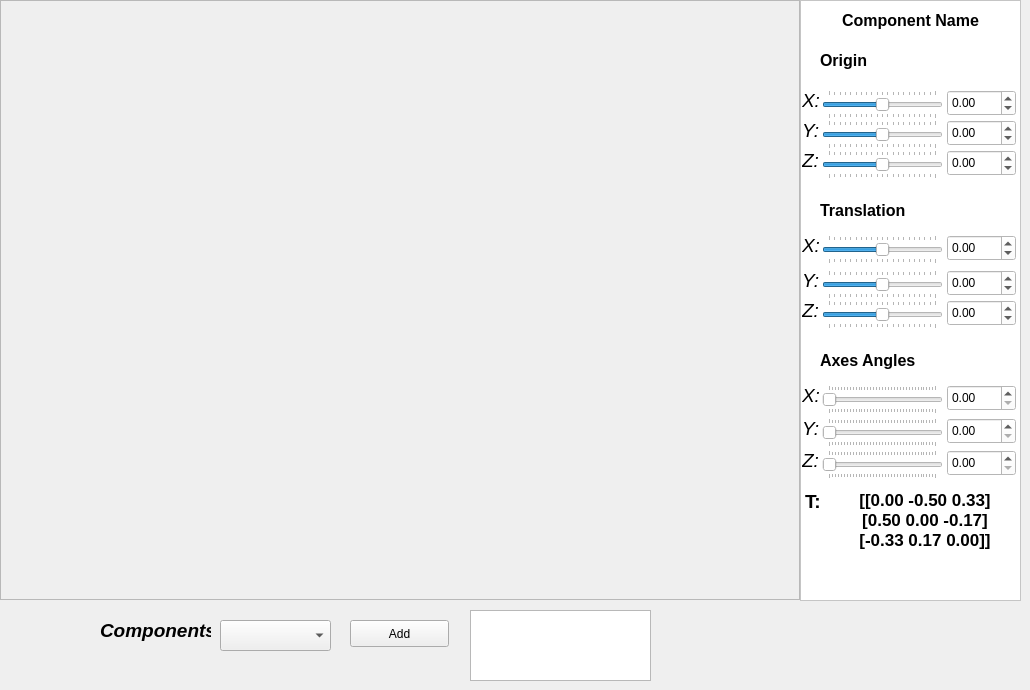
  <widget class="QWidget" name="centralwidget">
   <widget class="QFrame" name="frm_matplot">
    <property name="geometry">
     <rect>
      <x>0</x>
      <y>0</y>
      <width>800</width>
      <height>600</height>
     </rect>
    </property>
    <property name="frameShape">
     <enum>QFrame::StyledPanel</enum>
    </property>
    <property name="frameShadow">
     <enum>QFrame::Raised</enum>
    </property>
   </widget>
   <widget class="QLabel" name="label">
    <property name="geometry">
     <rect>
      <x>100</x>
      <y>620</y>
      <width>111</width>
      <height>21</height>
     </rect>
    </property>
    <property name="font">
     <font>
      <pointsize>14</pointsize>
      <weight>75</weight>
      <italic>true</italic>
      <bold>true</bold>
     </font>
    </property>
    <property name="text">
     <string>Components</string>
    </property>
   </widget>
   <widget class="QPushButton" name="btAdd_Component">
    <property name="geometry">
     <rect>
      <x>350</x>
      <y>620</y>
      <width>99</width>
      <height>27</height>
     </rect>
    </property>
    <property name="text">
     <string>Add</string>
    </property>
   </widget>
   <widget class="QComboBox" name="cbComponents">
    <property name="geometry">
     <rect>
      <x>220</x>
      <y>620</y>
      <width>111</width>
      <height>31</height>
     </rect>
    </property>
   </widget>
   <widget class="QFrame" name="frm_component_control">
    <property name="geometry">
     <rect>
      <x>800</x>
      <y>0</y>
      <width>221</width>
      <height>601</height>
     </rect>
    </property>
    <property name="palette">
     <palette>
      <active>
       <colorrole role="WindowText">
        <brush brushstyle="SolidPattern">
         <color alpha="255">
          <red>0</red>
          <green>0</green>
          <blue>0</blue>
         </color>
        </brush>
       </colorrole>
       <colorrole role="Button">
        <brush brushstyle="SolidPattern">
         <color alpha="255">
          <red>255</red>
          <green>255</green>
          <blue>255</blue>
         </color>
        </brush>
       </colorrole>
       <colorrole role="Light">
        <brush brushstyle="SolidPattern">
         <color alpha="255">
          <red>255</red>
          <green>255</green>
          <blue>255</blue>
         </color>
        </brush>
       </colorrole>
       <colorrole role="Midlight">
        <brush brushstyle="SolidPattern">
         <color alpha="255">
          <red>255</red>
          <green>255</green>
          <blue>255</blue>
         </color>
        </brush>
       </colorrole>
       <colorrole role="Dark">
        <brush brushstyle="SolidPattern">
         <color alpha="255">
          <red>127</red>
          <green>127</green>
          <blue>127</blue>
         </color>
        </brush>
       </colorrole>
       <colorrole role="Mid">
        <brush brushstyle="SolidPattern">
         <color alpha="255">
          <red>170</red>
          <green>170</green>
          <blue>170</blue>
         </color>
        </brush>
       </colorrole>
       <colorrole role="Text">
        <brush brushstyle="SolidPattern">
         <color alpha="255">
          <red>0</red>
          <green>0</green>
          <blue>0</blue>
         </color>
        </brush>
       </colorrole>
       <colorrole role="BrightText">
        <brush brushstyle="SolidPattern">
         <color alpha="255">
          <red>255</red>
          <green>255</green>
          <blue>255</blue>
         </color>
        </brush>
       </colorrole>
       <colorrole role="ButtonText">
        <brush brushstyle="SolidPattern">
         <color alpha="255">
          <red>0</red>
          <green>0</green>
          <blue>0</blue>
         </color>
        </brush>
       </colorrole>
       <colorrole role="Base">
        <brush brushstyle="SolidPattern">
         <color alpha="255">
          <red>255</red>
          <green>255</green>
          <blue>255</blue>
         </color>
        </brush>
       </colorrole>
       <colorrole role="Window">
        <brush brushstyle="SolidPattern">
         <color alpha="255">
          <red>255</red>
          <green>255</green>
          <blue>255</blue>
         </color>
        </brush>
       </colorrole>
       <colorrole role="Shadow">
        <brush brushstyle="SolidPattern">
         <color alpha="255">
          <red>0</red>
          <green>0</green>
          <blue>0</blue>
         </color>
        </brush>
       </colorrole>
       <colorrole role="AlternateBase">
        <brush brushstyle="SolidPattern">
         <color alpha="255">
          <red>255</red>
          <green>255</green>
          <blue>255</blue>
         </color>
        </brush>
       </colorrole>
       <colorrole role="ToolTipBase">
        <brush brushstyle="SolidPattern">
         <color alpha="255">
          <red>255</red>
          <green>255</green>
          <blue>220</blue>
         </color>
        </brush>
       </colorrole>
       <colorrole role="ToolTipText">
        <brush brushstyle="SolidPattern">
         <color alpha="255">
          <red>0</red>
          <green>0</green>
          <blue>0</blue>
         </color>
        </brush>
       </colorrole>
      </active>
      <inactive>
       <colorrole role="WindowText">
        <brush brushstyle="SolidPattern">
         <color alpha="255">
          <red>0</red>
          <green>0</green>
          <blue>0</blue>
         </color>
        </brush>
       </colorrole>
       <colorrole role="Button">
        <brush brushstyle="SolidPattern">
         <color alpha="255">
          <red>255</red>
          <green>255</green>
          <blue>255</blue>
         </color>
        </brush>
       </colorrole>
       <colorrole role="Light">
        <brush brushstyle="SolidPattern">
         <color alpha="255">
          <red>255</red>
          <green>255</green>
          <blue>255</blue>
         </color>
        </brush>
       </colorrole>
       <colorrole role="Midlight">
        <brush brushstyle="SolidPattern">
         <color alpha="255">
          <red>255</red>
          <green>255</green>
          <blue>255</blue>
         </color>
        </brush>
       </colorrole>
       <colorrole role="Dark">
        <brush brushstyle="SolidPattern">
         <color alpha="255">
          <red>127</red>
          <green>127</green>
          <blue>127</blue>
         </color>
        </brush>
       </colorrole>
       <colorrole role="Mid">
        <brush brushstyle="SolidPattern">
         <color alpha="255">
          <red>170</red>
          <green>170</green>
          <blue>170</blue>
         </color>
        </brush>
       </colorrole>
       <colorrole role="Text">
        <brush brushstyle="SolidPattern">
         <color alpha="255">
          <red>0</red>
          <green>0</green>
          <blue>0</blue>
         </color>
        </brush>
       </colorrole>
       <colorrole role="BrightText">
        <brush brushstyle="SolidPattern">
         <color alpha="255">
          <red>255</red>
          <green>255</green>
          <blue>255</blue>
         </color>
        </brush>
       </colorrole>
       <colorrole role="ButtonText">
        <brush brushstyle="SolidPattern">
         <color alpha="255">
          <red>0</red>
          <green>0</green>
          <blue>0</blue>
         </color>
        </brush>
       </colorrole>
       <colorrole role="Base">
        <brush brushstyle="SolidPattern">
         <color alpha="255">
          <red>255</red>
          <green>255</green>
          <blue>255</blue>
         </color>
        </brush>
       </colorrole>
       <colorrole role="Window">
        <brush brushstyle="SolidPattern">
         <color alpha="255">
          <red>255</red>
          <green>255</green>
          <blue>255</blue>
         </color>
        </brush>
       </colorrole>
       <colorrole role="Shadow">
        <brush brushstyle="SolidPattern">
         <color alpha="255">
          <red>0</red>
          <green>0</green>
          <blue>0</blue>
         </color>
        </brush>
       </colorrole>
       <colorrole role="AlternateBase">
        <brush brushstyle="SolidPattern">
         <color alpha="255">
          <red>255</red>
          <green>255</green>
          <blue>255</blue>
         </color>
        </brush>
       </colorrole>
       <colorrole role="ToolTipBase">
        <brush brushstyle="SolidPattern">
         <color alpha="255">
          <red>255</red>
          <green>255</green>
          <blue>220</blue>
         </color>
        </brush>
       </colorrole>
       <colorrole role="ToolTipText">
        <brush brushstyle="SolidPattern">
         <color alpha="255">
          <red>0</red>
          <green>0</green>
          <blue>0</blue>
         </color>
        </brush>
       </colorrole>
      </inactive>
      <disabled>
       <colorrole role="WindowText">
        <brush brushstyle="SolidPattern">
         <color alpha="255">
          <red>127</red>
          <green>127</green>
          <blue>127</blue>
         </color>
        </brush>
       </colorrole>
       <colorrole role="Button">
        <brush brushstyle="SolidPattern">
         <color alpha="255">
          <red>255</red>
          <green>255</green>
          <blue>255</blue>
         </color>
        </brush>
       </colorrole>
       <colorrole role="Light">
        <brush brushstyle="SolidPattern">
         <color alpha="255">
          <red>255</red>
          <green>255</green>
          <blue>255</blue>
         </color>
        </brush>
       </colorrole>
       <colorrole role="Midlight">
        <brush brushstyle="SolidPattern">
         <color alpha="255">
          <red>255</red>
          <green>255</green>
          <blue>255</blue>
         </color>
        </brush>
       </colorrole>
       <colorrole role="Dark">
        <brush brushstyle="SolidPattern">
         <color alpha="255">
          <red>127</red>
          <green>127</green>
          <blue>127</blue>
         </color>
        </brush>
       </colorrole>
       <colorrole role="Mid">
        <brush brushstyle="SolidPattern">
         <color alpha="255">
          <red>170</red>
          <green>170</green>
          <blue>170</blue>
         </color>
        </brush>
       </colorrole>
       <colorrole role="Text">
        <brush brushstyle="SolidPattern">
         <color alpha="255">
          <red>127</red>
          <green>127</green>
          <blue>127</blue>
         </color>
        </brush>
       </colorrole>
       <colorrole role="BrightText">
        <brush brushstyle="SolidPattern">
         <color alpha="255">
          <red>255</red>
          <green>255</green>
          <blue>255</blue>
         </color>
        </brush>
       </colorrole>
       <colorrole role="ButtonText">
        <brush brushstyle="SolidPattern">
         <color alpha="255">
          <red>127</red>
          <green>127</green>
          <blue>127</blue>
         </color>
        </brush>
       </colorrole>
       <colorrole role="Base">
        <brush brushstyle="SolidPattern">
         <color alpha="255">
          <red>255</red>
          <green>255</green>
          <blue>255</blue>
         </color>
        </brush>
       </colorrole>
       <colorrole role="Window">
        <brush brushstyle="SolidPattern">
         <color alpha="255">
          <red>255</red>
          <green>255</green>
          <blue>255</blue>
         </color>
        </brush>
       </colorrole>
       <colorrole role="Shadow">
        <brush brushstyle="SolidPattern">
         <color alpha="255">
          <red>0</red>
          <green>0</green>
          <blue>0</blue>
         </color>
        </brush>
       </colorrole>
       <colorrole role="AlternateBase">
        <brush brushstyle="SolidPattern">
         <color alpha="255">
          <red>255</red>
          <green>255</green>
          <blue>255</blue>
         </color>
        </brush>
       </colorrole>
       <colorrole role="ToolTipBase">
        <brush brushstyle="SolidPattern">
         <color alpha="255">
          <red>255</red>
          <green>255</green>
          <blue>220</blue>
         </color>
        </brush>
       </colorrole>
       <colorrole role="ToolTipText">
        <brush brushstyle="SolidPattern">
         <color alpha="255">
          <red>0</red>
          <green>0</green>
          <blue>0</blue>
         </color>
        </brush>
       </colorrole>
      </disabled>
     </palette>
    </property>
    <property name="autoFillBackground">
     <bool>true</bool>
    </property>
    <property name="frameShape">
     <enum>QFrame::StyledPanel</enum>
    </property>
    <property name="frameShadow">
     <enum>QFrame::Raised</enum>
    </property>
    <widget class="QSlider" name="frame_sb_x_origin">
     <property name="geometry">
      <rect>
       <x>22</x>
       <y>90</y>
       <width>121</width>
       <height>29</height>
      </rect>
     </property>
     <property name="minimum">
      <number>-10</number>
     </property>
     <property name="maximum">
      <number>10</number>
     </property>
     <property name="orientation">
      <enum>Qt::Horizontal</enum>
     </property>
     <property name="tickPosition">
      <enum>QSlider::TicksBothSides</enum>
     </property>
     <property name="tickInterval">
      <number>0</number>
     </property>
    </widget>
    <widget class="QLabel" name="frame_lb_component_name">
     <property name="geometry">
      <rect>
       <x>10</x>
       <y>10</y>
       <width>201</width>
       <height>20</height>
      </rect>
     </property>
     <property name="font">
      <font>
       <pointsize>12</pointsize>
       <weight>75</weight>
       <bold>true</bold>
      </font>
     </property>
     <property name="text">
      <string>Component Name</string>
     </property>
     <property name="alignment">
      <set>Qt::AlignCenter</set>
     </property>
    </widget>
    <widget class="QLabel" name="label_3">
     <property name="geometry">
      <rect>
       <x>20</x>
       <y>50</y>
       <width>141</width>
       <height>20</height>
      </rect>
     </property>
     <property name="font">
      <font>
       <pointsize>12</pointsize>
       <weight>75</weight>
       <bold>true</bold>
      </font>
     </property>
     <property name="text">
      <string>Origin</string>
     </property>
    </widget>
    <widget class="QLabel" name="label_4">
     <property name="geometry">
      <rect>
       <x>2</x>
       <y>90</y>
       <width>31</width>
       <height>20</height>
      </rect>
     </property>
     <property name="font">
      <font>
       <pointsize>14</pointsize>
       <italic>true</italic>
      </font>
     </property>
     <property name="text">
      <string>X:</string>
     </property>
    </widget>
    <widget class="QLabel" name="label_5">
     <property name="geometry">
      <rect>
       <x>2</x>
       <y>120</y>
       <width>31</width>
       <height>20</height>
      </rect>
     </property>
     <property name="font">
      <font>
       <pointsize>14</pointsize>
       <italic>true</italic>
      </font>
     </property>
     <property name="text">
      <string>Y:</string>
     </property>
    </widget>
    <widget class="QSlider" name="frame_sb_y_origin">
     <property name="geometry">
      <rect>
       <x>22</x>
       <y>120</y>
       <width>121</width>
       <height>29</height>
      </rect>
     </property>
     <property name="minimum">
      <number>-10</number>
     </property>
     <property name="maximum">
      <number>10</number>
     </property>
     <property name="orientation">
      <enum>Qt::Horizontal</enum>
     </property>
     <property name="tickPosition">
      <enum>QSlider::TicksBothSides</enum>
     </property>
     <property name="tickInterval">
      <number>0</number>
     </property>
    </widget>
    <widget class="QLabel" name="label_6">
     <property name="geometry">
      <rect>
       <x>2</x>
       <y>150</y>
       <width>31</width>
       <height>20</height>
      </rect>
     </property>
     <property name="font">
      <font>
       <pointsize>14</pointsize>
       <italic>true</italic>
      </font>
     </property>
     <property name="text">
      <string>Z:</string>
     </property>
    </widget>
    <widget class="QSlider" name="frame_sb_z_origin">
     <property name="geometry">
      <rect>
       <x>22</x>
       <y>150</y>
       <width>121</width>
       <height>29</height>
      </rect>
     </property>
     <property name="minimum">
      <number>-10</number>
     </property>
     <property name="maximum">
      <number>10</number>
     </property>
     <property name="orientation">
      <enum>Qt::Horizontal</enum>
     </property>
     <property name="tickPosition">
      <enum>QSlider::TicksBothSides</enum>
     </property>
     <property name="tickInterval">
      <number>0</number>
     </property>
    </widget>
    <widget class="QLabel" name="label_7">
     <property name="geometry">
      <rect>
       <x>20</x>
       <y>350</y>
       <width>141</width>
       <height>20</height>
      </rect>
     </property>
     <property name="font">
      <font>
       <pointsize>12</pointsize>
       <weight>75</weight>
       <bold>true</bold>
      </font>
     </property>
     <property name="text">
      <string>Axes Angles</string>
     </property>
    </widget>
    <widget class="QLabel" name="label_8">
     <property name="geometry">
      <rect>
       <x>2</x>
       <y>385</y>
       <width>31</width>
       <height>20</height>
      </rect>
     </property>
     <property name="font">
      <font>
       <pointsize>14</pointsize>
       <italic>true</italic>
      </font>
     </property>
     <property name="text">
      <string>X:</string>
     </property>
    </widget>
    <widget class="QLabel" name="label_9">
     <property name="geometry">
      <rect>
       <x>2</x>
       <y>450</y>
       <width>31</width>
       <height>20</height>
      </rect>
     </property>
     <property name="font">
      <font>
       <pointsize>14</pointsize>
       <italic>true</italic>
      </font>
     </property>
     <property name="text">
      <string>Z:</string>
     </property>
    </widget>
    <widget class="QLabel" name="label_10">
     <property name="geometry">
      <rect>
       <x>2</x>
       <y>418</y>
       <width>31</width>
       <height>20</height>
      </rect>
     </property>
     <property name="font">
      <font>
       <pointsize>14</pointsize>
       <italic>true</italic>
      </font>
     </property>
     <property name="text">
      <string>Y:</string>
     </property>
    </widget>
    <widget class="QSlider" name="frame_sb_y_angle">
     <property name="geometry">
      <rect>
       <x>22</x>
       <y>418</y>
       <width>121</width>
       <height>29</height>
      </rect>
     </property>
     <property name="minimum">
      <number>0</number>
     </property>
     <property name="maximum">
      <number>359</number>
     </property>
     <property name="orientation">
      <enum>Qt::Horizontal</enum>
     </property>
     <property name="tickPosition">
      <enum>QSlider::TicksBothSides</enum>
     </property>
     <property name="tickInterval">
      <number>0</number>
     </property>
    </widget>
    <widget class="QSlider" name="frame_sb_x_angle">
     <property name="geometry">
      <rect>
       <x>22</x>
       <y>385</y>
       <width>121</width>
       <height>29</height>
      </rect>
     </property>
     <property name="minimum">
      <number>0</number>
     </property>
     <property name="maximum">
      <number>359</number>
     </property>
     <property name="orientation">
      <enum>Qt::Horizontal</enum>
     </property>
     <property name="tickPosition">
      <enum>QSlider::TicksBothSides</enum>
     </property>
     <property name="tickInterval">
      <number>0</number>
     </property>
    </widget>
    <widget class="QSlider" name="frame_sb_z_angle">
     <property name="geometry">
      <rect>
       <x>22</x>
       <y>450</y>
       <width>121</width>
       <height>29</height>
      </rect>
     </property>
     <property name="minimum">
      <number>0</number>
     </property>
     <property name="maximum">
      <number>359</number>
     </property>
     <property name="orientation">
      <enum>Qt::Horizontal</enum>
     </property>
     <property name="tickPosition">
      <enum>QSlider::TicksBothSides</enum>
     </property>
     <property name="tickInterval">
      <number>0</number>
     </property>
    </widget>
    <widget class="QLabel" name="label_15">
     <property name="geometry">
      <rect>
       <x>20</x>
       <y>200</y>
       <width>141</width>
       <height>20</height>
      </rect>
     </property>
     <property name="font">
      <font>
       <pointsize>12</pointsize>
       <weight>75</weight>
       <bold>true</bold>
      </font>
     </property>
     <property name="text">
      <string>Translation</string>
     </property>
    </widget>
    <widget class="QLabel" name="label_23">
     <property name="geometry">
      <rect>
       <x>2</x>
       <y>235</y>
       <width>31</width>
       <height>20</height>
      </rect>
     </property>
     <property name="font">
      <font>
       <pointsize>14</pointsize>
       <italic>true</italic>
      </font>
     </property>
     <property name="text">
      <string>X:</string>
     </property>
    </widget>
    <widget class="QSlider" name="frame_sb_z_trans">
     <property name="geometry">
      <rect>
       <x>22</x>
       <y>300</y>
       <width>121</width>
       <height>29</height>
      </rect>
     </property>
     <property name="minimum">
      <number>-10</number>
     </property>
     <property name="maximum">
      <number>10</number>
     </property>
     <property name="orientation">
      <enum>Qt::Horizontal</enum>
     </property>
     <property name="tickPosition">
      <enum>QSlider::TicksBothSides</enum>
     </property>
     <property name="tickInterval">
      <number>0</number>
     </property>
    </widget>
    <widget class="QLabel" name="label_24">
     <property name="geometry">
      <rect>
       <x>2</x>
       <y>270</y>
       <width>31</width>
       <height>20</height>
      </rect>
     </property>
     <property name="font">
      <font>
       <pointsize>14</pointsize>
       <italic>true</italic>
      </font>
     </property>
     <property name="text">
      <string>Y:</string>
     </property>
    </widget>
    <widget class="QLabel" name="label_25">
     <property name="geometry">
      <rect>
       <x>2</x>
       <y>300</y>
       <width>31</width>
       <height>20</height>
      </rect>
     </property>
     <property name="font">
      <font>
       <pointsize>14</pointsize>
       <italic>true</italic>
      </font>
     </property>
     <property name="text">
      <string>Z:</string>
     </property>
    </widget>
    <widget class="QSlider" name="frame_sb_x_trans">
     <property name="geometry">
      <rect>
       <x>22</x>
       <y>235</y>
       <width>121</width>
       <height>29</height>
      </rect>
     </property>
     <property name="minimum">
      <number>-10</number>
     </property>
     <property name="maximum">
      <number>10</number>
     </property>
     <property name="orientation">
      <enum>Qt::Horizontal</enum>
     </property>
     <property name="tickPosition">
      <enum>QSlider::TicksBothSides</enum>
     </property>
     <property name="tickInterval">
      <number>0</number>
     </property>
    </widget>
    <widget class="QSlider" name="frame_sb_y_trans">
     <property name="geometry">
      <rect>
       <x>22</x>
       <y>270</y>
       <width>121</width>
       <height>29</height>
      </rect>
     </property>
     <property name="minimum">
      <number>-10</number>
     </property>
     <property name="maximum">
      <number>10</number>
     </property>
     <property name="orientation">
      <enum>Qt::Horizontal</enum>
     </property>
     <property name="tickPosition">
      <enum>QSlider::TicksBothSides</enum>
     </property>
     <property name="tickInterval">
      <number>0</number>
     </property>
    </widget>
    <widget class="QDoubleSpinBox" name="frame_spinb_x_origin">
     <property name="geometry">
      <rect>
       <x>147</x>
       <y>90</y>
       <width>69</width>
       <height>26</height>
      </rect>
     </property>
     <property name="decimals">
      <number>2</number>
     </property>
     <property name="minimum">
      <double>-10.000000000000000</double>
     </property>
     <property name="maximum">
      <double>10.000000000000000</double>
     </property>
     <property name="singleStep">
      <double>0.500000000000000</double>
     </property>
     <property name="value">
      <double>0.000000000000000</double>
     </property>
    </widget>
    <widget class="QDoubleSpinBox" name="frame_spinb_z_origin">
     <property name="geometry">
      <rect>
       <x>147</x>
       <y>150</y>
       <width>69</width>
       <height>26</height>
      </rect>
     </property>
     <property name="decimals">
      <number>2</number>
     </property>
     <property name="minimum">
      <double>-10.000000000000000</double>
     </property>
     <property name="maximum">
      <double>10.000000000000000</double>
     </property>
     <property name="singleStep">
      <double>0.500000000000000</double>
     </property>
     <property name="value">
      <double>0.000000000000000</double>
     </property>
    </widget>
    <widget class="QDoubleSpinBox" name="frame_spinb_y_origin">
     <property name="geometry">
      <rect>
       <x>147</x>
       <y>120</y>
       <width>69</width>
       <height>26</height>
      </rect>
     </property>
     <property name="decimals">
      <number>2</number>
     </property>
     <property name="minimum">
      <double>-10.000000000000000</double>
     </property>
     <property name="maximum">
      <double>10.000000000000000</double>
     </property>
     <property name="singleStep">
      <double>0.500000000000000</double>
     </property>
     <property name="value">
      <double>0.000000000000000</double>
     </property>
    </widget>
    <widget class="QDoubleSpinBox" name="frame_spinb_x_trans">
     <property name="geometry">
      <rect>
       <x>147</x>
       <y>235</y>
       <width>69</width>
       <height>26</height>
      </rect>
     </property>
     <property name="decimals">
      <number>2</number>
     </property>
     <property name="minimum">
      <double>-10.000000000000000</double>
     </property>
     <property name="maximum">
      <double>10.000000000000000</double>
     </property>
     <property name="singleStep">
      <double>0.500000000000000</double>
     </property>
     <property name="value">
      <double>0.000000000000000</double>
     </property>
    </widget>
    <widget class="QDoubleSpinBox" name="frame_spinb_y_trans">
     <property name="geometry">
      <rect>
       <x>147</x>
       <y>270</y>
       <width>69</width>
       <height>26</height>
      </rect>
     </property>
     <property name="decimals">
      <number>2</number>
     </property>
     <property name="minimum">
      <double>-10.000000000000000</double>
     </property>
     <property name="maximum">
      <double>10.000000000000000</double>
     </property>
     <property name="singleStep">
      <double>0.500000000000000</double>
     </property>
     <property name="value">
      <double>0.000000000000000</double>
     </property>
    </widget>
    <widget class="QDoubleSpinBox" name="frame_spinb_z_trans">
     <property name="geometry">
      <rect>
       <x>147</x>
       <y>300</y>
       <width>69</width>
       <height>26</height>
      </rect>
     </property>
     <property name="decimals">
      <number>2</number>
     </property>
     <property name="minimum">
      <double>-10.000000000000000</double>
     </property>
     <property name="maximum">
      <double>10.000000000000000</double>
     </property>
     <property name="singleStep">
      <double>0.500000000000000</double>
     </property>
     <property name="value">
      <double>0.000000000000000</double>
     </property>
    </widget>
    <widget class="QDoubleSpinBox" name="frame_spinb_x_angle">
     <property name="geometry">
      <rect>
       <x>147</x>
       <y>385</y>
       <width>69</width>
       <height>26</height>
      </rect>
     </property>
     <property name="decimals">
      <number>2</number>
     </property>
     <property name="minimum">
      <double>0.000000000000000</double>
     </property>
     <property name="maximum">
      <double>359.000000000000000</double>
     </property>
     <property name="singleStep">
      <double>0.500000000000000</double>
     </property>
     <property name="value">
      <double>0.000000000000000</double>
     </property>
    </widget>
    <widget class="QDoubleSpinBox" name="frame_spinb_y_angle">
     <property name="geometry">
      <rect>
       <x>147</x>
       <y>418</y>
       <width>69</width>
       <height>26</height>
      </rect>
     </property>
     <property name="decimals">
      <number>2</number>
     </property>
     <property name="minimum">
      <double>0.000000000000000</double>
     </property>
     <property name="maximum">
      <double>359.000000000000000</double>
     </property>
     <property name="singleStep">
      <double>0.500000000000000</double>
     </property>
     <property name="value">
      <double>0.000000000000000</double>
     </property>
    </widget>
    <widget class="QDoubleSpinBox" name="frame_spinb_z_angle">
     <property name="geometry">
      <rect>
       <x>147</x>
       <y>450</y>
       <width>69</width>
       <height>26</height>
      </rect>
     </property>
     <property name="decimals">
      <number>2</number>
     </property>
     <property name="minimum">
      <double>0.000000000000000</double>
     </property>
     <property name="maximum">
      <double>359.000000000000000</double>
     </property>
     <property name="singleStep">
      <double>0.500000000000000</double>
     </property>
     <property name="value">
      <double>0.000000000000000</double>
     </property>
    </widget>
    <widget class="QLabel" name="frame_lb_rotation_matrix">
     <property name="geometry">
      <rect>
       <x>30</x>
       <y>490</y>
       <width>190</width>
       <height>91</height>
      </rect>
     </property>
     <property name="font">
      <font>
       <pointsize>13</pointsize>
       <weight>75</weight>
       <italic>false</italic>
       <bold>true</bold>
      </font>
     </property>
     <property name="text">
      <string>[[0.00 -0.50 0.33]
[0.50 0.00 -0.17]
[-0.33 0.17 0.00]]</string>
     </property>
     <property name="textFormat">
      <enum>Qt::PlainText</enum>
     </property>
     <property name="alignment">
      <set>Qt::AlignHCenter|Qt::AlignTop</set>
     </property>
     <property name="wordWrap">
      <bool>false</bool>
     </property>
    </widget>
    <widget class="QLabel" name="label_11">
     <property name="geometry">
      <rect>
       <x>5</x>
       <y>490</y>
       <width>31</width>
       <height>21</height>
      </rect>
     </property>
     <property name="font">
      <font>
       <pointsize>14</pointsize>
       <weight>75</weight>
       <bold>true</bold>
      </font>
     </property>
     <property name="text">
      <string>T:</string>
     </property>
     <property name="alignment">
      <set>Qt::AlignLeading|Qt::AlignLeft|Qt::AlignTop</set>
     </property>
     <property name="wordWrap">
      <bool>false</bool>
     </property>
    </widget>
   </widget>
   <widget class="QListWidget" name="lv_Components">
    <property name="geometry">
     <rect>
      <x>470</x>
      <y>610</y>
      <width>181</width>
      <height>71</height>
     </rect>
    </property>
   </widget>
  </widget>
